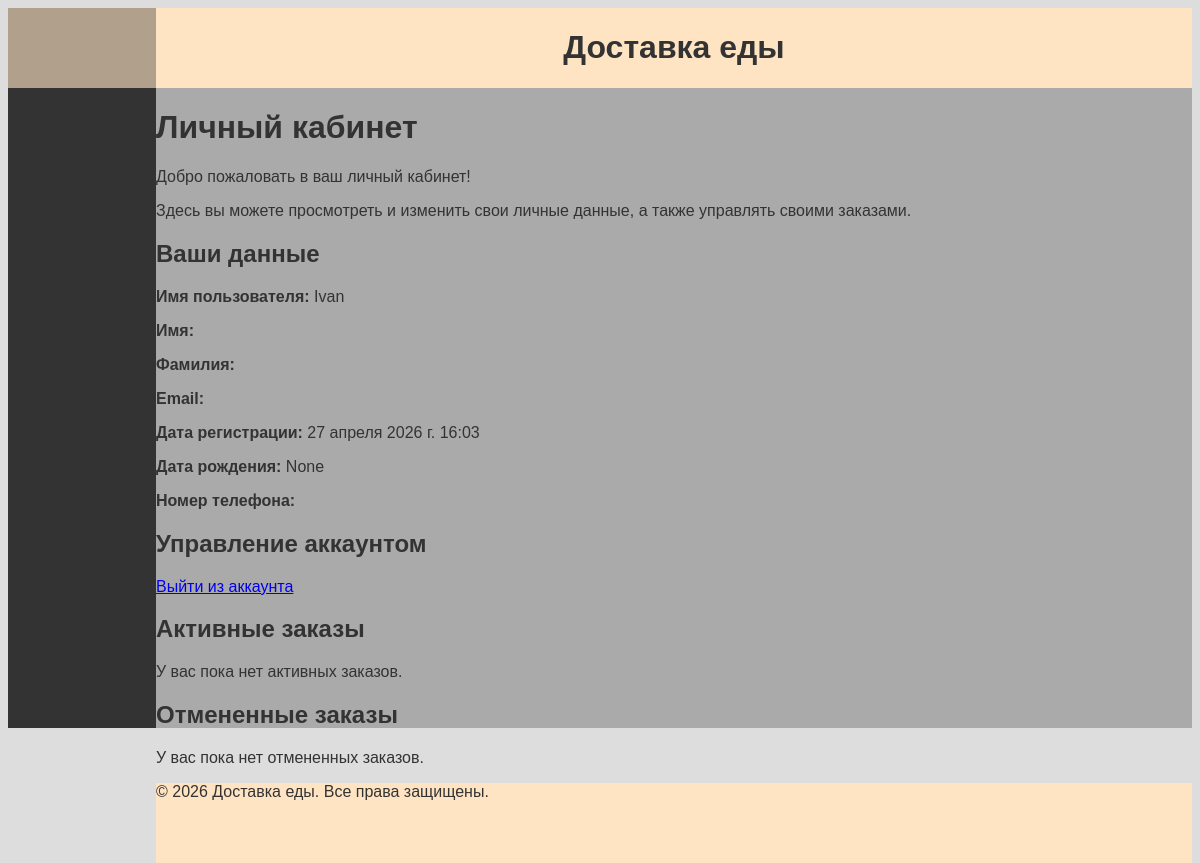
Before: /accounts/profile/ (signed in) with the older database file.
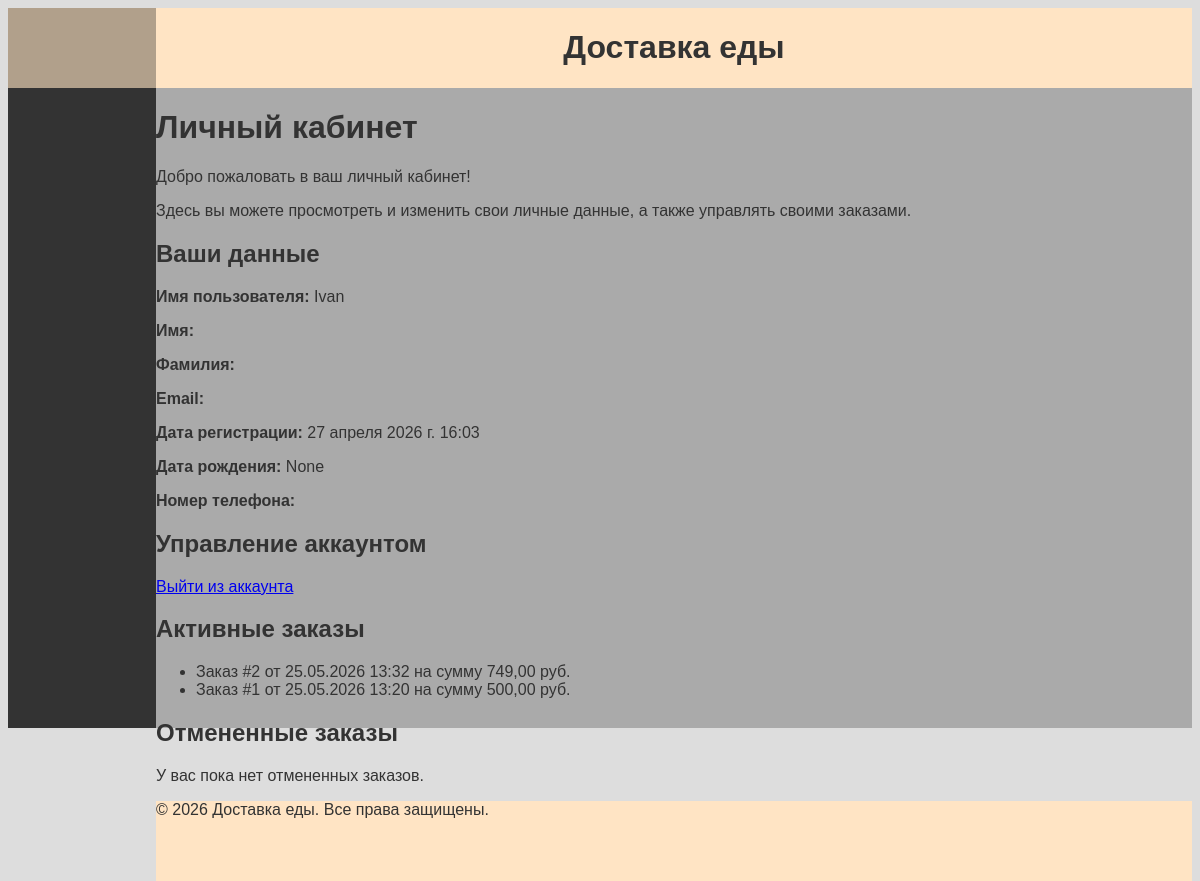
After: the same page with the newer database file.
### accounts/models.py (models this page shows, shortened)
class Profile(models.Model):
    user = models.OneToOneField(User, on_delete=models.CASCADE, related_name='profile')
    tel = models.CharField(max_length=11, blank=True)
    birth_date = models.DateField(null=True, blank=True)

### orders/models.py (models this page shows, shortened)
class Order(models.Model):
    first_name = models.CharField(max_length=30, verbose_name='Имя')
    last_name = models.CharField(max_length=50, verbose_name='Фамилия')
    email = models.EmailField(verbose_name='Электронная почта')
    phone = models.CharField(max_length=20, verbose_name='Телефон')
    address = models.CharField(max_length=255, verbose_name='Адрес')
    created_at = models.DateTimeField(auto_now_add=True, verbose_name='Дата создания')
    updated_at = models.DateTimeField(auto_now=True, verbose_name='Дата обновления')
    paid = models.BooleanField(default=False, verbose_name='Оплачено')
    user = models.ForeignKey(User, on_delete=models.CASCADE, null=True, blank=True, verbose_name='Пользователь')
    status = models.CharField(max_length=20, choices=ORDER_STATUS_CHOICES, default='active', verbose_name='Статус')
    class Meta:
        ordering = ['-created_at']
    def get_total_cost(self):
        return sum(item.total_price() for item in self.items.all())

class OrderItem(models.Model):
    order = models.ForeignKey(Order, on_delete=models.CASCADE, related_name='items')
    product = models.ForeignKey(Product, on_delete=models.CASCADE)
    price = models.DecimalField(max_digits=10, decimal_places=2)
    quantity = models.PositiveIntegerField(default=1)
    def total_price(self):
        return self.price * self.quantity

### accounts/views.py (the view)
# urls.py: path('profile/', views.profile_view, name='profile_view'),
@login_required(login_url='accounts:login_view')
def profile_view(request):
    active_orders = Order.objects.filter(user=request.user, status='active').order_by('-created_at')
    canceled_orders = Order.objects.filter(user=request.user, status='canceled').order_by('-created_at')
    return render(request, 'registration/profile.html', {'active_orders': active_orders,
                                                         'canceled_orders': canceled_orders})

### accounts/templates/registration/profile.html (shortened to what this page needs)
{% extends 'base.html' %}
{% load static %}
{% block content %}
    <div>
        <h1>Личный кабинет</h1>
        <div>
            <p>Добро пожаловать в ваш личный кабинет!</p>
            <p>Здесь вы можете просмотреть и изменить свои личные данные, а также управлять своими заказами.</p>
        <div>
        <div>
            <h2>Ваши данные</h2>
            <p><strong>Имя пользователя:</strong> {{ user.username }}</p>
            <p><strong>Имя:</strong> {{ user.first_name }}</p>
            <p><strong>Фамилия:</strong> {{ user.last_name }}</p>
            <p><strong>Email:</strong> {{ user.email }}</p>
            <p><strong>Дата регистрации:</strong> {{ user.date_joined }}</p>
            <p><strong>Дата рождения:</strong> {{ user.profile.birth_date }}</p>
            <p><strong>Номер телефона:</strong> {{ user.profile.tel }}</p>
        </div>
        <div>
            <h2>Управление аккаунтом</h2>
            <p><a href="{% url 'accounts:logout_view' %}">Выйти из аккаунта</a></p>
        </div>
        <div>
            <h2>Активные заказы</h2>
                {% if active_orders %}
                <ul>
                    {% for order in active_orders %}
                        <li>Заказ #{{ order.id }} от {{ order.created_at|date:"d.m.Y H:i" }} на сумму {{ order.get_total_cost }} руб.</li>
                    {% endfor %}
                </ul>
            {% else %}
                <p>У вас пока нет активных заказов.</p>
            {% endif %}
            <h2>Отмененные заказы</h2>
                {% if canceled_orders %}
                <ul>
                    {% for order in canceled_orders %}
                        <li>Заказ #{{ order.id }} от {{ order.created_at|date:"d.m.Y H:i" }} на сумму {{ order.get_total_cost }} руб.</li>
                    {% endfor %}
                </ul>
            {% else %}
                <p>У вас пока нет отмененных заказов.</p>
            {% endif %}
{% endblock %}

### catalog/templates/base.html (shortened to what this page needs)
{% load static %}
<!DOCTYPE html>
<html lang="ru">
<head>
    <link rel="stylesheet" href="{% static 'css/style.css' %}">
</head>
<body>
    <div class="container">
    <div class="header">
        <div class="logo">
        </div>
        <div class="header-title">
        <h1>Доставка еды </h1>
        </div>
</div>
<div class="main">
    <div class="side">
    </div>
    <div class="content">{% block content %}{% endblock %}</div>
</div>
<div class="footer">
    <p>© 2026 Доставка еды. Все права защищены.</p>
</div>
</body>

### static/css/style.css (style rules this page uses)
body { background-color: #DDDDDD; color: #333333; font-family: Arial, sans-serif; }
.container { display: flex; flex-direction: column; min-height: 100vh; }
.header { display: flex; height: 10vh; text-align: center; }
.logo { flex: 1; background-color: rgb(177, 160, 139); ; }
.header-title { flex: 7; background-color: bisque; }
.main { display: flex; height: 80vh; }
.side { flex: 1; background-color: #333333; color:#DDDDDD; }
.content { flex: 7; background-color: #AAAAAA; }
.footer { height: 10vh; background-color: bisque; }

Changed rows visible on the page:
added Order: id "2", created_at "25.05.2026 13:32", get_total_cost "749,00"
added Order: id "1", created_at "25.05.2026 13:20", get_total_cost "500,00"
Other visible differences:
text no longer shown: "У вас пока нет активных заказов."
